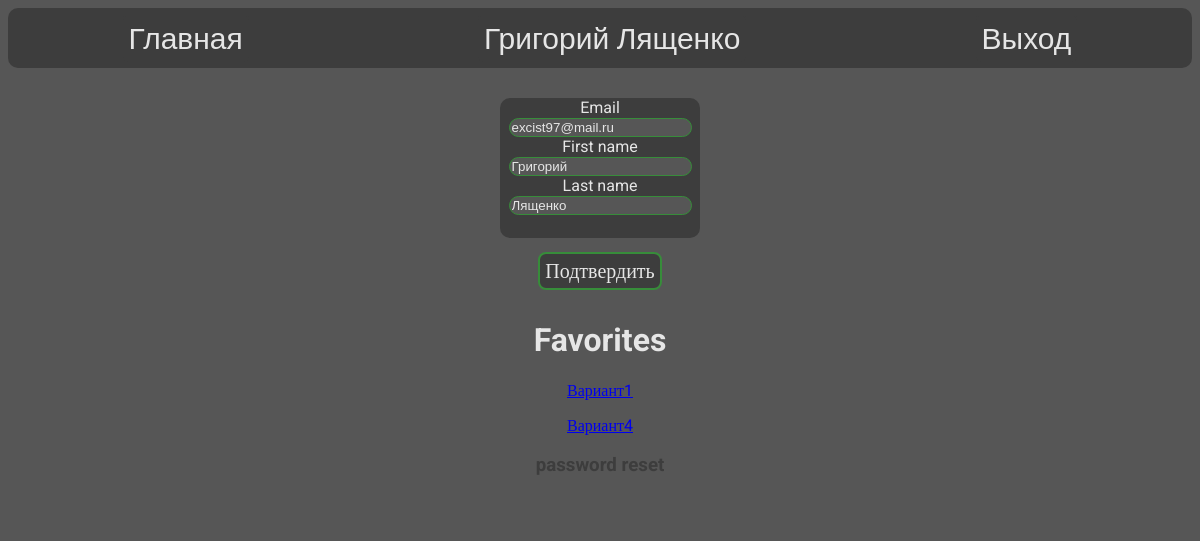
The page /users/personal_account (signed in) on the database as committed earlier.
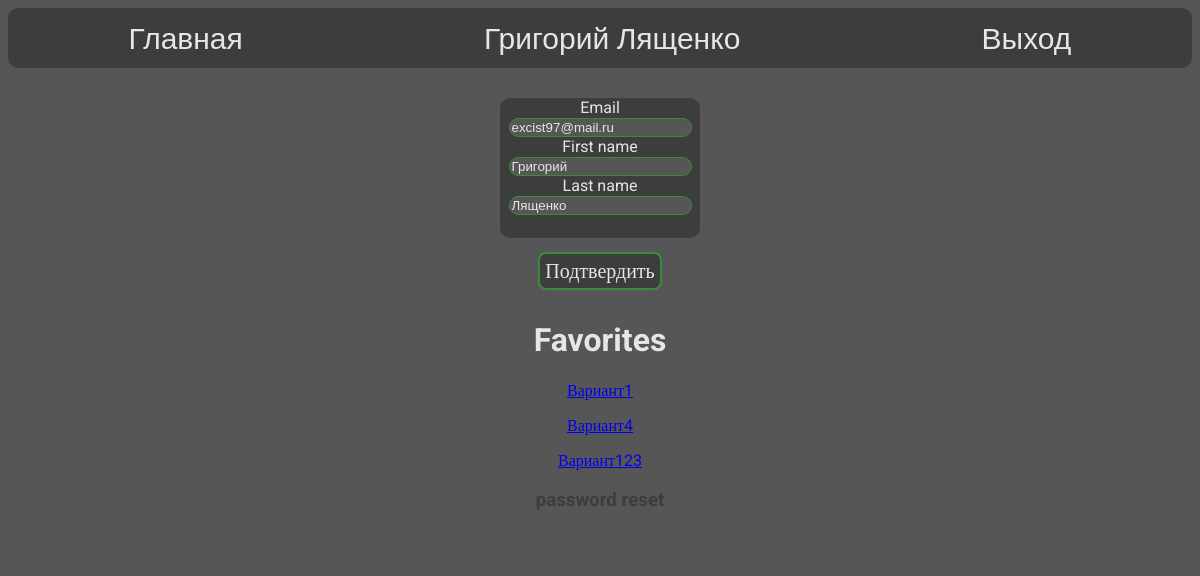
The same page on the database as committed later.
### users/models.py (models this page shows, shortened)
class CustomUser(AbstractUser):
    first_name = models.CharField(max_length=100, blank=False)
    last_name = models.CharField(max_length=100, blank=False)
    favorites = models.ManyToManyField(Variant)

### generator/models.py (models this page shows, shortened)
class Variant(models.Model):
    title = models.CharField(max_length=100, blank=True)
    task1 = models.ForeignKey(Task1, on_delete=models.PROTECT)
    task2 = models.ForeignKey(Task2, on_delete=models.PROTECT)
    task3 = models.ForeignKey(Task3, on_delete=models.PROTECT)
    task4 = models.ForeignKey(Task4, on_delete=models.PROTECT)
    task5 = models.ForeignKey(Task5, on_delete=models.PROTECT)
    task6 = models.ForeignKey(Task6, on_delete=models.PROTECT)
    task7 = models.ForeignKey(Task7, on_delete=models.PROTECT)
    task8 = models.ForeignKey(Task8, on_delete=models.PROTECT)
    task9 = models.ForeignKey(Task9, on_delete=models.PROTECT)
    task10 = models.ForeignKey(Task10, on_delete=models.PROTECT)
    task11 = models.ForeignKey(Task11, on_delete=models.PROTECT)
    task12 = models.ForeignKey(Task12, on_delete=models.PROTECT)
    task13 = models.ForeignKey(Task13, on_delete=models.PROTECT)
    task14 = models.ForeignKey(Task14, on_delete=models.PROTECT)
    task15 = models.ForeignKey(Task15, on_delete=models.PROTECT)
    task16 = models.ForeignKey(Task16, on_delete=models.PROTECT)
    task17 = models.ForeignKey(Task17, on_delete=models.PROTECT)
    task18 = models.ForeignKey(Task18, on_delete=models.PROTECT)
    task19 = models.ForeignKey(Task19, on_delete=models.PROTECT)
    task20 = models.ForeignKey(Task20, on_delete=models.PROTECT)
    task21 = models.ForeignKey(Task21, on_delete=models.PROTECT)
    task22 = models.ForeignKey(Task22, on_delete=models.PROTECT)
    task23 = models.ForeignKey(Task23, on_delete=models.PROTECT)
    task24 = models.ForeignKey(Task24, on_delete=models.PROTECT)
    task25 = models.ForeignKey(Task25, on_delete=models.PROTECT)
    task26 = models.ForeignKey(Task26, on_delete=models.PROTECT)
    task27 = models.ForeignKey(Task27, on_delete=models.PROTECT)
    def get_absolute_url(self):
        return reverse('ready_var', kwargs={'pk': self.pk, 'select': '7ffffff'})
    class Meta:
        verbose_name = 'Вариант'
        verbose_name_plural = 'Варианты'

### users/views.py (the view, shortened to what this page needs)
# urls.py: path("personal_account", PersonalAccount.as_view(), name="personal_account")
class PersonalAccount(View):
    template_name = "users/personal_account.html"
    def get(self, request):
        variants = {}
        if request.user.favorites.all():
            for var in request.user.favorites.all():
                variants[var.pk] = Variant.objects.get(pk=var.pk)
        context = {
            "form": UserWebChangeForm(initial={"email": request.user.email, "first_name": request.user.first_name,
                                               "last_name": request.user.last_name}),
            "favorites": variants
        }
        return render(request, self.template_name, context)

### users/forms.py
class UserWebChangeForm(forms.Form):
    email = forms.EmailField(
        max_length=100,
        required=True,
        widget=forms.TextInput(attrs={'class': 'form-control', 'placeholder': 'Email'}),
    )
    first_name = forms.CharField(
        max_length=100,
        required=True,
        widget=forms.TextInput(attrs={'class': 'form-control', 'placeholder': 'First Name'}),
    )
    last_name = forms.CharField(
        max_length=100,
        required=True,
        widget=forms.TextInput(attrs={'class': 'form-control', 'placeholder': 'Last Name'}),
    )
    class Meta:
        model = User
        fields = [
            "email", "first_name", "last_name"
        ]

### users/templates/users/personal_account.html (shortened to what this page needs)
{% extends "base.html" %}
{% block content %}
<form action="{% url 'personal_account' %}" method="post">
  <div class="main">
    {% for i in form %}
      {{ i.label }}
      {{ i }}
    {% endfor %}
  </div>
  <br>
  <button type="submit" class="btn btn-success">Подтвердить</button>
</form>
<div>
  <h1>Favorites</h1>
  {% for i, j in favorites.items %}
    <p><a href="{{ j.get_absolute_url }}">Вариант{{ i }}</a></p>
  {% endfor %}
</div>
<h3><a href="{% url 'password_reset' %}" class="password">password reset</a></h3>
<br>
{% endblock %}

### templates/inc/_nav.html (shortened to what this page needs)
<nav class="navbar navbar-light bg-light">
  <a class="navbar-brand" href="{% url 'home' %}">
    Главная
  </a>
  {% if user.is_authenticated %}
  <a class="navbar-brand" href="{% url 'personal_account' %}">{{ user.first_name }} {{ user.last_name }}</a>
  <a class="navbar-brand" href="{% url 'logout' %}">
    Выход
  </a>
  {% else %}
    <a class="navbar-brand login" href="{% url 'login' %}">Войти</a>
    <a class="navbar-brand" href="{% url 'register' %}">Регитрация</a>
    {% endif %}
</nav>

Rows that differ between the two databases and show on the page:
added Variant: id "123"
